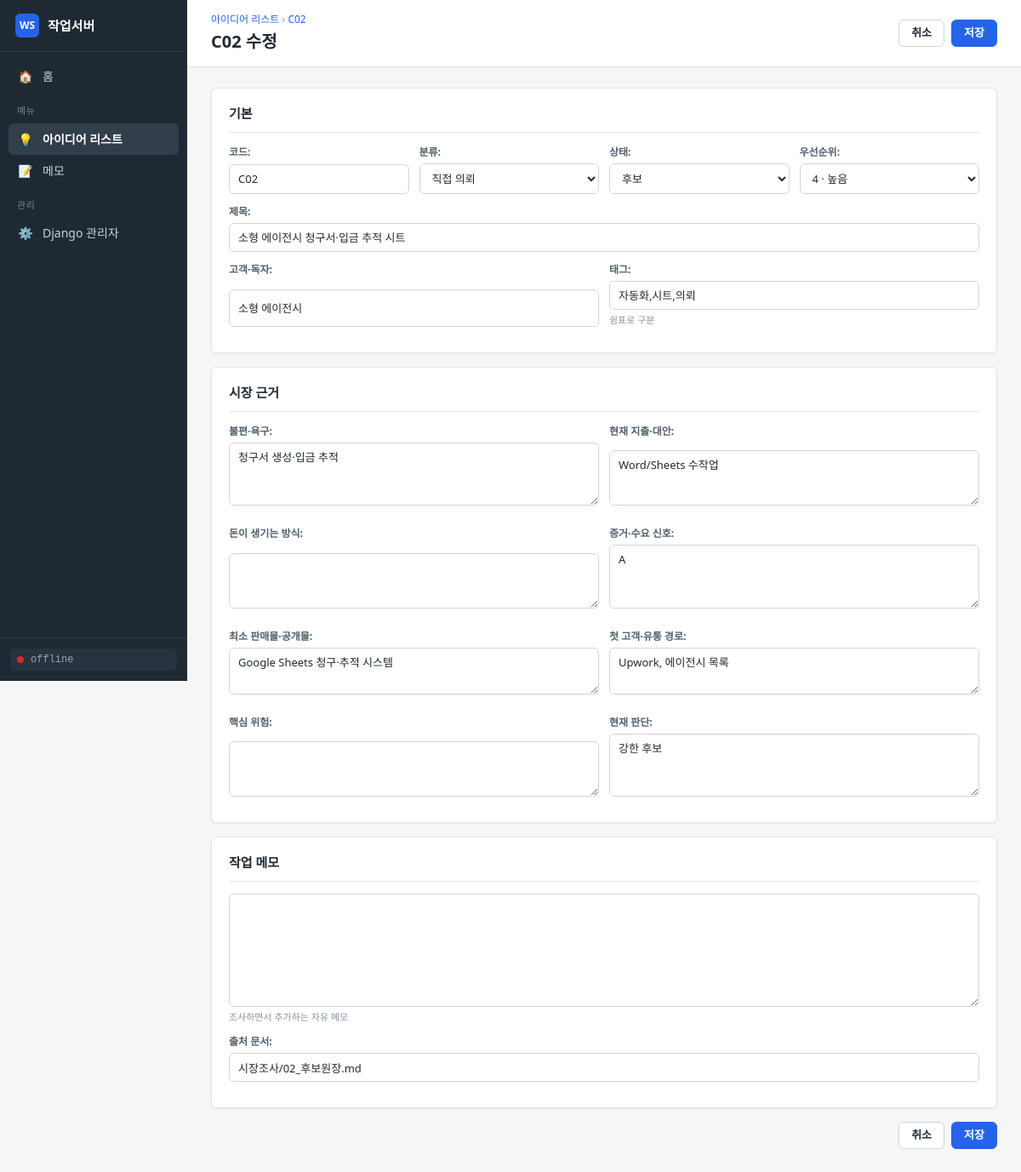
The app's page /ideas/2/edit/ with its own data.
### apps/ideas/models.py (models this page shows, shortened)
class Idea(models.Model):
    class Category(models.TextChoices):
        REQUEST = "request", "직접 의뢰"
        MARKET = "market", "마켓 상품"
        PRODUCT = "product", "독립 상품·도구"
        CONTENT = "content", "플랫폼 글"
        SOCIAL = "social", "소셜 콘텐츠"
        SEARCH = "search", "검색·제휴"
        DATA = "data", "데이터"
        ASSET = "asset", "스톡·에셋"
        OTHER = "other", "기타"
    class Status(models.TextChoices):
        CANDIDATE = "candidate", "후보"
        REVIEW = "review", "검토중"
        EXPERIMENT = "experiment", "초기 실험군"
        ACTIVE = "active", "진행중"
        RESERVE = "reserve", "예비축"
        HOLD = "hold", "보류"
        DROPPED = "dropped", "폐기"
    PRIORITY_CHOICES = [(5, "5 · 최우선"), (4, "4 · 높음"), (3, "3 · 보통"), (2, "2 · 낮음"), (1, "1 · 참고")]
    code = models.CharField("코드", max_length=10, unique=True, help_text="예: C01")
    title = models.CharField("제목", max_length=200)
    category = models.CharField("분류", max_length=20, choices=Category.choices, default=Category.OTHER)
    status = models.CharField("상태", max_length=20, choices=Status.choices, default=Status.CANDIDATE)
    priority = models.PositiveSmallIntegerField("우선순위", choices=PRIORITY_CHOICES, default=3)
    customer = models.CharField("고객·독자", max_length=200, blank=True)
    pain = models.TextField("불편·욕구", blank=True)
    current_alternative = models.TextField("현재 지출·대안", blank=True)
    money_flow = models.TextField("돈이 생기는 방식", blank=True)
    evidence = models.TextField("증거·수요 신호", blank=True)
    min_product = models.TextField("최소 판매물·공개물", blank=True)
    channel = models.TextField("첫 고객·유통 경로", blank=True)
    risk = models.TextField("핵심 위험", blank=True)
    judgement = models.TextField("현재 판단", blank=True)
    notes = models.TextField("작업 메모", blank=True, help_text="조사하면서 추가하는 자유 메모")
    source_doc = models.CharField("출처 문서", max_length=200, blank=True)
    tags = models.CharField("태그", max_length=200, blank=True, help_text="쉼표로 구분")
    created_at = models.DateTimeField("생성", auto_now_add=True)
    updated_at = models.DateTimeField("수정", auto_now=True)
    class Meta:
        ordering = ["code"]
        verbose_name = "아이디어"
        verbose_name_plural = "아이디어"
    def get_absolute_url(self) -> str:
        return reverse("ideas:detail", args=[self.pk])

### apps/ideas/views.py (the view)
# urls.py: path("<int:pk>/edit/", views.idea_edit, name="edit"),
def idea_edit(request, pk):
    idea = get_object_or_404(Idea, pk=pk)
    form = IdeaForm(request.POST or None, instance=idea)
    if request.method == "POST" and form.is_valid():
        form.save()
        messages.success(request, f"{idea.code} 아이디어를 저장했습니다.")
        return redirect(idea)
    return render(
        request, "ideas/form.html", {"page_title": f"{idea.code} 수정", "form": form, "idea": idea}
    )

### apps/core/context_processors.py (called while the page is built)
def navigation(request):
    match = getattr(request, "resolver_match", None)
    active = match.app_name if match else ""
    return {"MENUS": get_menus(), "ACTIVE_MENU": active or "home"}

### apps/core/menus.py (called while the page is built)
def get_menus() -> list[Menu]:
    return MENUS

    @property
    def url(self) -> str:
        return reverse(self.url_name)

### templates/ideas/form.html (shortened to what this page needs)
{% extends "base.html" %}
{% block breadcrumb %}<div class="crumb"><a href="{% url 'ideas:list' %}">아이디어 리스트</a>{% if idea %} › <a href="{{ idea.get_absolute_url }}">{{ idea.code }}</a>{% endif %}</div>{% endblock %}
{% block actions %}
<a class="btn" href="{% if idea %}{{ idea.get_absolute_url }}{% else %}{% url 'ideas:list' %}{% endif %}">취소</a>
<button class="btn btn--primary" type="submit" form="idea-form">저장</button>
{% endblock %}
{% block content %}
<form id="idea-form" method="post" class="form">
  <div class="card">
    <div class="card__head"><h2>기본</h2></div>
    <div class="form__row form__row--4">
      <div class="field">{{ form.code.label_tag }}{{ form.code }}{{ form.code.errors }}</div>
      <div class="field">{{ form.category.label_tag }}{{ form.category }}{{ form.category.errors }}</div>
      <div class="field">{{ form.status.label_tag }}{{ form.status }}{{ form.status.errors }}</div>
      <div class="field">{{ form.priority.label_tag }}{{ form.priority }}{{ form.priority.errors }}</div>
    </div>
    <div class="field">{{ form.title.label_tag }}{{ form.title }}{{ form.title.errors }}</div>
    <div class="form__row form__row--2">
      <div class="field">{{ form.customer.label_tag }}{{ form.customer }}{{ form.customer.errors }}</div>
      <div class="field">{{ form.tags.label_tag }}{{ form.tags }}<div class="help">{{ form.tags.help_text }}</div>{{ form.tags.errors }}</div>
    </div>
  </div>
  <div class="card">
    <div class="card__head"><h2>시장 근거</h2></div>
    <div class="form__row form__row--2">
      <div class="field">{{ form.pain.label_tag }}{{ form.pain }}{{ form.pain.errors }}</div>
      <div class="field">{{ form.current_alternative.label_tag }}{{ form.current_alternative }}{{ form.current_alternative.errors }}</div>
      <div class="field">{{ form.money_flow.label_tag }}{{ form.money_flow }}{{ form.money_flow.errors }}</div>
      <div class="field">{{ form.evidence.label_tag }}{{ form.evidence }}{{ form.evidence.errors }}</div>
      <div class="field">{{ form.min_product.label_tag }}{{ form.min_product }}{{ form.min_product.errors }}</div>
      <div class="field">{{ form.channel.label_tag }}{{ form.channel }}{{ form.channel.errors }}</div>
      <div class="field">{{ form.risk.label_tag }}{{ form.risk }}{{ form.risk.errors }}</div>
      <div class="field">{{ form.judgement.label_tag }}{{ form.judgement }}{{ form.judgement.errors }}</div>
    </div>
  </div>
  <div class="card">
    <div class="card__head"><h2>작업 메모</h2></div>
    <div class="field">{{ form.notes }}<div class="help">{{ form.notes.help_text }}</div>{{ form.notes.errors }}</div>
    <div class="field">{{ form.source_doc.label_tag }}{{ form.source_doc }}{{ form.source_doc.errors }}</div>
  </div>
  <div class="form__footer">
    <a class="btn" href="{% if idea %}{{ idea.get_absolute_url }}{% else %}{% url 'ideas:list' %}{% endif %}">취소</a>
    <button class="btn btn--primary" type="submit">저장</button>
  </div>
</form>
{% endblock %}

### static/css/app.css (style rules this page uses)
:root { --bg: #f4f6f8; --surface: #ffffff; --line: #e1e5ea; --line-strong: #cfd5dc; --text: #1f2933; --text-2: #52606d; --muted: #8a94a0; --accent: #2563eb; --accent-weak: #e8efff; --green: #059669; --amber: #d97706; --red: #dc2626; --violet: #7c3aed; --sidebar: #1f2933; --sidebar-text: #cbd2d9; --sidebar-active: #323f4b; --radius: 6px; --shadow: 0 1px 2px rgba(16, 24, 40, 0.05); --font: "Pretendard", "Malgun Gothic", "Apple SD Gothic Neo", "Segoe UI", system-ui, sans-serif; --mono: "Cascadia Code", "D2Coding", Consolas, "Courier New", monospace; }
* { box-sizing: border-box; }
html, body { margin: 0; padding: 0; }
body { font: 14px/1.5 var(--font); color: var(--text); background: var(--bg); }
a { color: var(--accent); text-decoration: none; }
h1, h2, h3 { margin: 0; font-weight: 600; }
h2 { font-size: 15px; }
.crumb { font-size: 12px; color: var(--muted); margin-bottom: 2px; }
.card { background: var(--surface); border: 1px solid var(--line); border-radius: var(--radius); box-shadow: var(--shadow); padding: 18px 20px; }
.card__head { display: flex; align-items: center; justify-content: space-between; gap: 12px; margin-bottom: 14px; padding-bottom: 10px; border-bottom: 1px solid var(--line); }
.btn { display: inline-flex; align-items: center; gap: 6px; padding: 7px 14px; font: 600 13px var(--font); color: var(--text); background: var(--surface); border: 1px solid var(--line-strong); border-radius: var(--radius); cursor: pointer; line-height: 1.2; }
.btn--primary { background: var(--accent); border-color: var(--accent); color: #fff; }
.input, .select, textarea.input { width: 100%; padding: 7px 10px; font: 13px var(--font); color: var(--text); background: var(--surface); border: 1px solid var(--line-strong); border-radius: var(--radius); }
textarea.input { resize: vertical; line-height: 1.5; }
.form { display: grid; gap: 16px; }
.form__row { display: grid; gap: 12px; }
.form__row--2 { grid-template-columns: 1fr 1fr; }
.form__row--4 { grid-template-columns: repeat(4, 1fr); }
.field { display: grid; gap: 4px; margin-bottom: 12px; }
.field label { font-size: 12px; font-weight: 600; color: var(--text-2); }
.help { font-size: 11px; color: var(--muted); }
.form__footer { display: flex; justify-content: flex-end; gap: 8px; }

### records on screen
Idea: code "C02", category "직접 의뢰", status "후보", priority "4 · 높음", title "소형 에이전시 청구서·입금 추적 시트", customer "소형 에이전시", tags "자동화,시트,의뢰", pain "청구서 생성·입금 추적", current_alternative "Word/Sheets 수작업", evidence "A", min_product "Google Sheets 청구·추적 시스템", channel "Upwork, 에이전시 목록", judgement "강한 후보", source_doc "시장조사/02_후보원장.md"

### other values on screen
{{ m.icon }} "💡" "📝"
{{ m.title }} "아이디어 리스트" "메모"
{{ page_title }} "C02 수정"
